Frame 1 (no input): blank canvas, image omitted
Frame 60 (the mouse pressed at the canvas centre just before this capture): blank canvas, image omitted
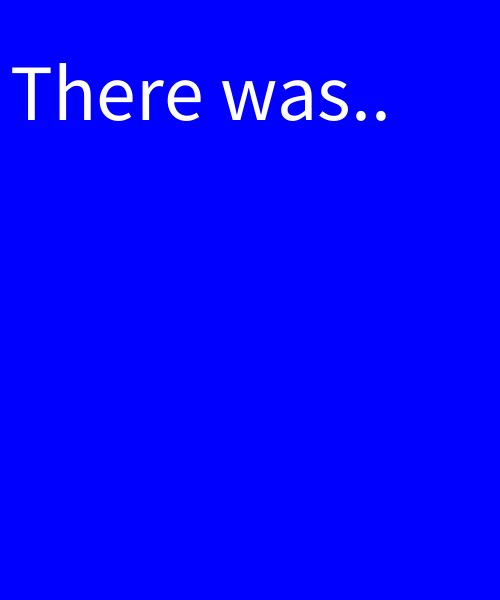
Frame 120 (the mouse held since frame 60 and released just before this capture)

The Processing sketch whose frames 1 and 60 were blank and that drew this single picture after the mouse press (run headless with seeded random() and noise(); from frame 60 on, the mouse is pressed at the canvas centre):

// Processing sketch: day7_04_switch_n_cases
// ── day7_04_switch_n_cases.pde
int seq = 0;

void setup() {
  size(500, 600);
  background(0);
}

void draw() {
 
  switch (seq) {
  case 1:
    scene1();
    break;
  case 2:
    scene2();
    break;
  case 3:
    scene3();
    break;
  case 4:
    scene4();
    break;
  default:
    background(random(255));
  }

  /*
  if (seq == 1) {
   scene1();
   }
   else if (seq == 2) {
   scene2();
   }
   else if (seq == 3) {
   scene3();
   }
   else if (seq == 4) {
   scene4();
   }
   */
}

void mousePressed() {
  seq++;
  if (seq > 4) {
    seq = 0;
  }
}

void scene1() {
  background(0, 0, 255);
  fill(255);
  noStroke();
  textSize(80);
  text("There was..", 10, 120 );
}

void scene2() {
  background(0, 255, 255);
  fill(255);
  noStroke();
  textSize(80);
  text("A Kinect.", 10, 120 );
}

void scene3() {
  background(255, 0, 255);
  fill(255);
  noStroke();
  textSize(80);
  text("That's it.", 10, 120 );
}

void scene4() {
  background(0);
  fill(255);
  noStroke();
  textSize(80);
  text("fin.", 10, 120 );
}
